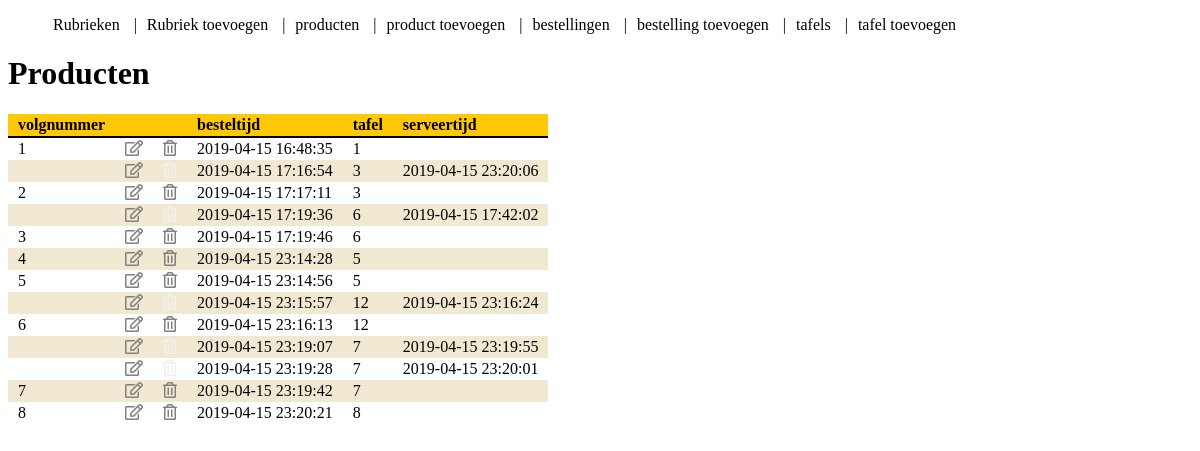
The app's page /public/cms/tafel/index.php with its own data.
### tables this page shows
CREATE TABLE `bestellingen` (
  `id` int(11) UNSIGNED NOT NULL,
  `besteltijd` datetime NOT NULL,
  `serveertijd` datetime DEFAULT NULL,
  `betaaltijd` datetime DEFAULT NULL,
  `volgnummer` int(3) UNSIGNED DEFAULT NULL,
  `id_tafel` int(11) UNSIGNED NOT NULL
);

### classes/bestelling.class.php (called while the page is built, shortened)
<?php
class Bestelling extends Model
{
    public function getId()
    {
        return $this->data['id'] ?? 0;
    }
    public function getBesteltijd()
    {
        return $this->data['besteltijd'] ?? '';
    }
    public function getServeertijd()
    {
        return $this->data['serveertijd'] ?? "";
    }
    public function getVolgnummer()
    {
        return $this->data['volgnummer'] ?? "";
    }
    public function getIdTafel()
    {
        return $this->data['id_tafel'] ?? "";
    }
    public function setId($value)
    {
        $this->data['id'] = $value;
    }
    public function setBesteltijd($value)
    {
        $this->data['besteltijd'] = $value;
    }
    public function setServeertijd($value)
    {
        $this->data['serveertijd'] = $value;
    }
    public function setVolgnummer($value)
    {
        $this->data['volgnummer'] = $value;
    }
    public function setIdTafel($value)
    {
        $this->data['id_tafel'] = $value;
    }
    static public function index(MyPDO $pdo)
    {
        $query = '
            SELECT *
            FROM bestellingen
        ';
        $statement = $pdo->prepare($query);
        $ok = $statement->execute();
        $objects = [];
        while ($record = $statement->fetch(PDO::FETCH_ASSOC))
        {
            $bestelling = new Bestelling($pdo);
            $bestelling->make($record);
            $objects[] = $bestelling;
        }
        return $objects;
    }
}

### public/cms/tafel/index.php (the view, shortened to what this page needs)
<?php
require_once(PATH_TO_ROOT.'../include/init.php');
$bestellingen = Bestelling::index($pdo);
?>
<!DOCTYPE html>
<html>
<head>
    <link rel="stylesheet" type="text/css" href="<?= PATH_TO_ROOT ?>css/cms.css" />
    <link rel="stylesheet" href="https://use.fontawesome.com/releases/v5.7.2/css/all.css"/>
</head>
<body>
<?php
require(PATH_TO_ROOT . '../html/cmsmenu.php');
?>
<h1><?= TITLE ?></h1>
<?php
if (empty($bestellingen))
{
    ?>
    <p>Nog geen producten aanwezig...</p>
    <?php
}
else
{
    ?>
    <table class="index">
        <thead>
        <tr>
            <td>volgnummer</td>
            <td></td>
            <td></td>
            <td>besteltijd</td>
            <td>tafel</td>
            <td>serveertijd</td>
        </tr>
        </thead>
        <tbody>
        <?php
        foreach($bestellingen as $bestelling)
        {?>
            <tr>
                <td>
                    <?= $bestelling->getVolgnummer() ?>
                </td>
                <td class="icon">
                    <a title="bewerken" href="edit.php?id=<?= $bestelling->getId() ?>">
                        <span class="far fa-edit"></span>
                    </a>
                </td>
                <td class="icon">
                    <?php
                    if ($bestelling->getServeertijd() > 0)
                    {
                        ?>
                        <span class="far fa-trash-alt"></span>
                        <?php
                    }
                    else
                    {
                        ?>
                        <a title="verwijderen" href="delete.php?id=<?= $bestelling->getId() ?>">
                            <span class="far fa-trash-alt"></span>
                        </a>
                        <?php
                    }
                    ?>
                </td>
                <td>
                    <?= $bestelling->getBesteltijd() ?>
                </td>
                <td>
                    <?= $bestelling->getIdTafel() ?>
                </td>
                <td>
                    <?= $bestelling->getServeertijd() ?>
                </td>
            </tr>
            <?php
        }
        ?>
        </tbody>
    </table>
    <?php
}
?>
</body>
</html>

### public/css/cms.css (style rules this page uses)
BODY { font-family: tahoma; }
NAV UL LI { display: inline; margin-left: 5px; margin-right: 5px; }
TABLE.index { border-collapse: collapse; }
TABLE.index TBODY TR:nth-child(even) { background-color: #F0E8D0; }
TABLE.index TBODY TR:nth-child(odd) { background-color: white; }
TABLE.index TD { padding: 2px 10px; }
TABLE.index TFOOT TD, TABLE.index THEAD TD { font-weight: bold; background-color: #FFC805; }
TABLE.index THEAD TD { border-bottom: solid 2px black; }
TABLE.index TBODY TD.icon { color: #F0F0F0; }
TABLE.index TBODY TD.icon A { color: #808080; }

### records on screen
bestellingen: volgnummer "1", besteltijd "2019-04-15 16:48:35", id_tafel "1"
bestellingen: besteltijd "2019-04-15 17:16:54", id_tafel "3", serveertijd "2019-04-15 23:20:06"
bestellingen: volgnummer "2", besteltijd "2019-04-15 17:17:11", id_tafel "3"
bestellingen: besteltijd "2019-04-15 17:19:36", id_tafel "6", serveertijd "2019-04-15 17:42:02"
bestellingen: volgnummer "3", besteltijd "2019-04-15 17:19:46", id_tafel "6"
bestellingen: volgnummer "4", besteltijd "2019-04-15 23:14:28", id_tafel "5"
bestellingen: volgnummer "5", besteltijd "2019-04-15 23:14:56", id_tafel "5"
bestellingen: besteltijd "2019-04-15 23:15:57", id_tafel "12", serveertijd "2019-04-15 23:16:24"
bestellingen: volgnummer "6", besteltijd "2019-04-15 23:16:13", id_tafel "12"
bestellingen: besteltijd "2019-04-15 23:19:07", id_tafel "7", serveertijd "2019-04-15 23:19:55"
bestellingen: besteltijd "2019-04-15 23:19:28", id_tafel "7", serveertijd "2019-04-15 23:20:01"
bestellingen: volgnummer "7", besteltijd "2019-04-15 23:19:42", id_tafel "7"
bestellingen: volgnummer "8", besteltijd "2019-04-15 23:20:21", id_tafel "8"

### other values on screen
$tekst "Rubrieken Rubriek toevoegen producten product toevoegen bestellingen bestelling toevoegen tafels tafel toevoegen"
join('<li>|</li>', $listitems) "| | | | | | |"
TITLE "Producten"
